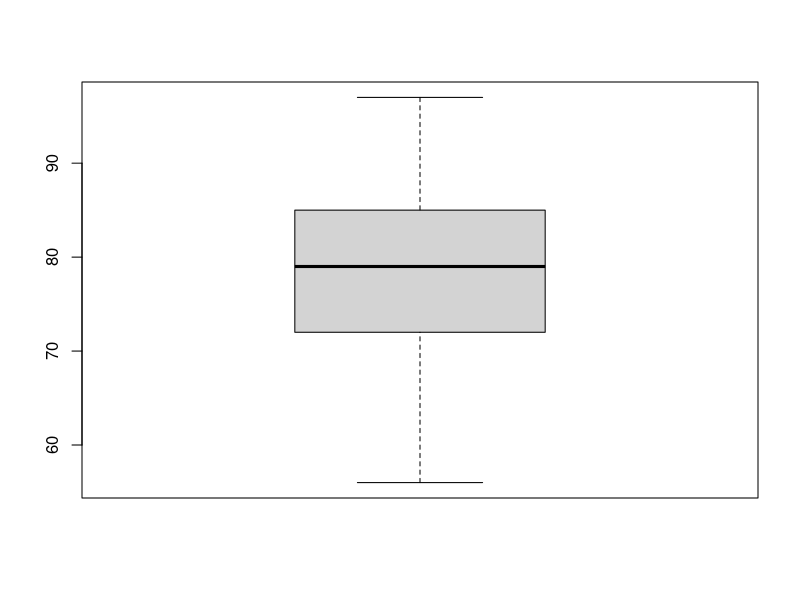
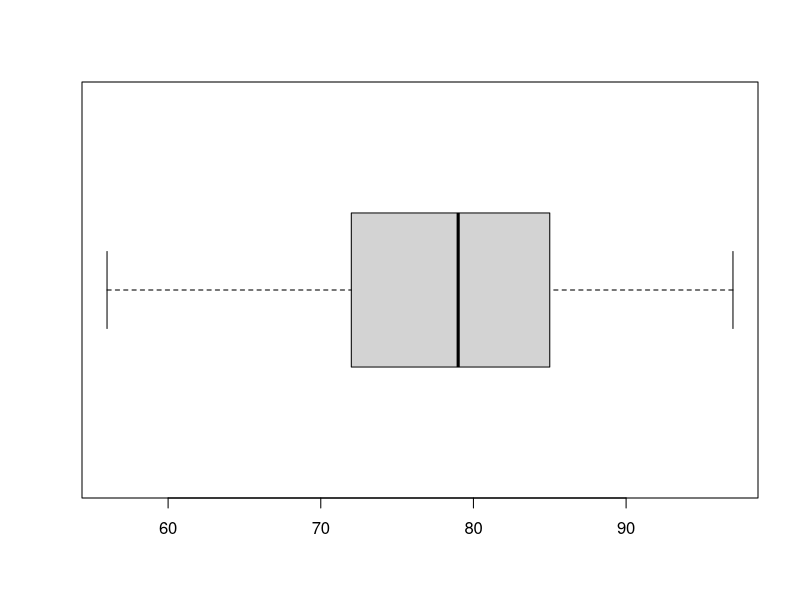
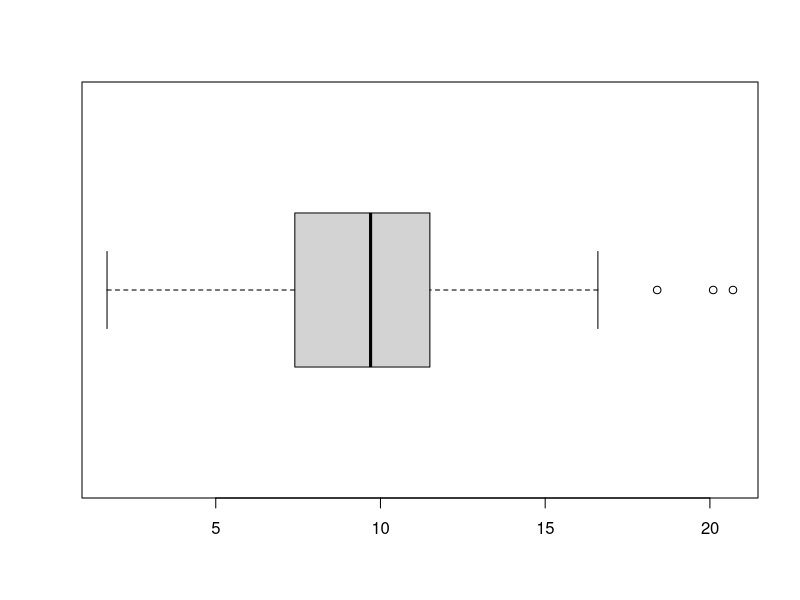

These charts were generated, in order, by the following R code:
View(airquality)

mean(airquality$Temp)

x <- c(1,2,3,4,5)
x <- c(1,2,3,4,5,6)
median(x)

x <- c(1,2,3,4,5,3,2,3,5,6,8,0,3,3,3)
unique(x)
findMode <- function(data) {
  uniq <- unique(data)
  uniq[which.max(tabulate(match(data, uniq)))]
}
findMode(x)

which.max(tabulate(match(x, unique(x))))

max(airquality$Temp) - min(airquality$Temp)
# IQR - Interquartile range = Upper Quartile - Lower Quartile

quantile(airquality$Temp)
IQR(airquality$Temp)

# BoxPlot - identify outliers
boxplot(airquality$Temp)
boxplot(airquality$Temp, horizontal = T)

boxplot(airquality$Wind, horizontal = T)

# find outliers
boxplot.stats(airquality$Wind)

# Standard Deviation
# Variance

sd(airquality$Temp)
var(airquality$Temp)










